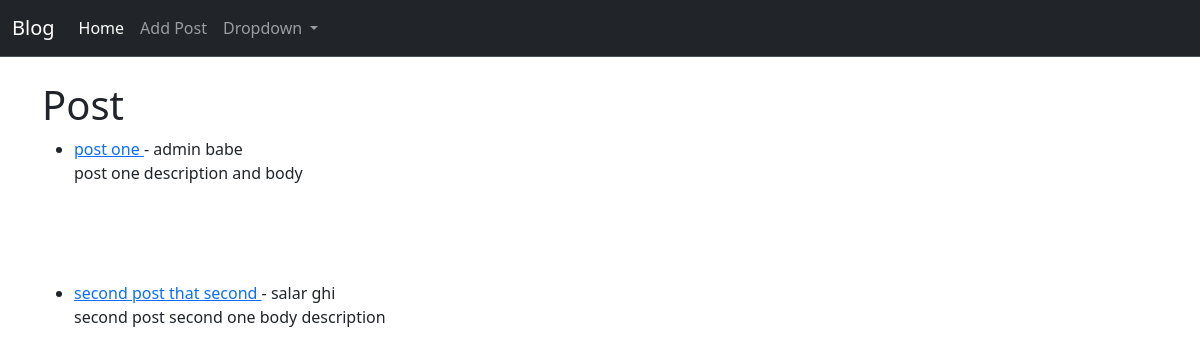
Before: / with the older database file.
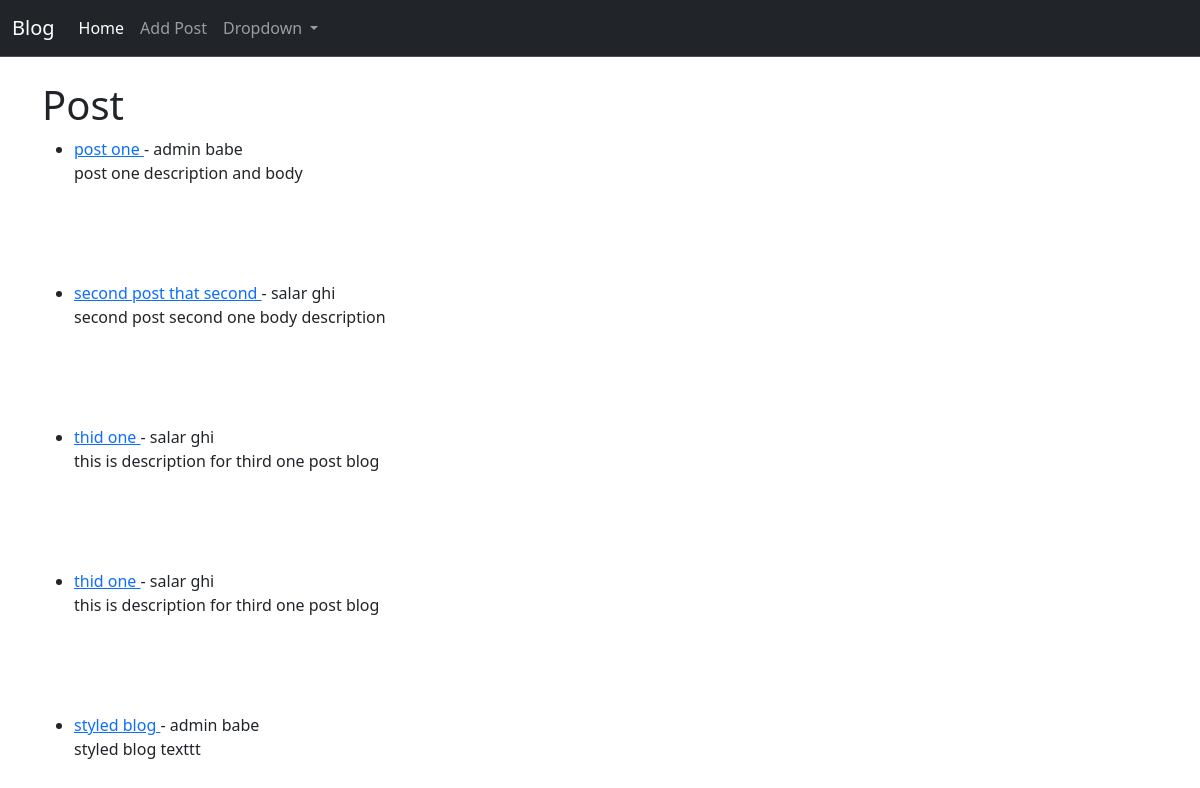
After: the same page with the newer database file.
### _blog/models.py (models this page shows, shortened)
class Post(models.Model):
    title = models.CharField(max_length=255)
    title_tag = models.CharField(max_length=255, default="blog")
    author = models.ForeignKey(User, on_delete=models.CASCADE)
    body = models.TextField()

### _blog/views.py (the view)
# urls.py: path('', HomeView.as_view(), name="home"),
class HomeView(ListView):
    model = Post
    template_name = "home.html"

### _blog/templates/home.html
{% extends 'base.html' %}
{% block content %}
    <h1> Post</h1>
    <ul>
    {% for post in object_list %}
        <li>
            <a href={% url 'article-detail' post.pk %}>
                {{ post.title }}
            </a>
            - {{ post.author.first_name }}
            {{ post.author.last_name }} <br />
        {{ post.body }}</li>
        <br />
        <br />
        <br />
        <br />
    {% endfor %}
    </ul>
{% endblock %}

### _blog/templates/base.html (shortened to what this page needs)
<!doctype html>
<html lang="en">
  <head>
    <link href="https://cdn.jsdelivr.net/npm/bootstrap@5.3.0/dist/css/bootstrap.min.css" rel="stylesheet">
  </head>
  <body>
    <nav class="navbar bg-dark navbar-expand-lg border-bottom border-bottom-dark" data-bs-theme="dark">
        <div class="container-fluid">
            <a class="navbar-brand" href="{% url 'home' %}">Blog</a>
            <div class="collapse navbar-collapse" id="navbarSupportedContent">
              <ul class="navbar-nav me-auto mb-2 mb-lg-0">
                <li class="nav-item">
                  <a class="nav-link active" aria-current="page" href="#">Home</a>
                </li>
                <li class="nav-item">
                  <a class="nav-link" href="{% url 'add_post' %}">Add Post</a>
                </li>
                <li class="nav-item dropdown">
                  <a class="nav-link dropdown-toggle" href="#" role="button" data-bs-toggle="dropdown" aria-expanded="false">
                    Dropdown
                  </a>
                </li>
              </ul>
            </div>
          </div>
    </nav>
    <br />
    <div class="container">
        {% block content %}
        {% endblock %}
    </div>
  </body>
</html>

Changed rows visible on the page:
added Post: title "thid one", author.first_name "salar", author.last_name "ghi", body "this is description for third one post blog"
added Post: title "thid one", author.first_name "salar", author.last_name "ghi", body "this is description for third one post blog"
added Post: title "styled blog", author.first_name "admin", author.last_name "babe", body "styled blog texttt"
